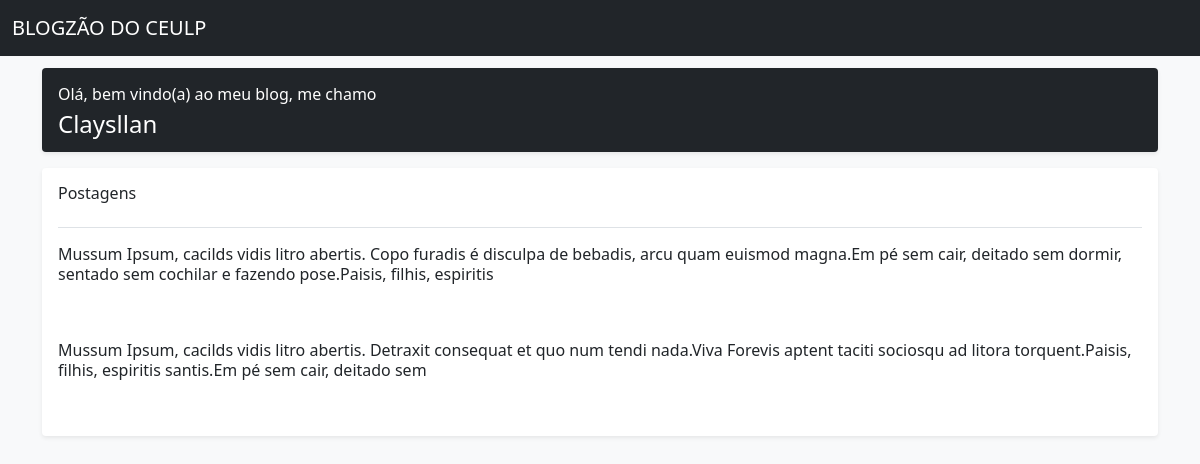
The page /perfil/claysllan/ on the database as committed earlier.
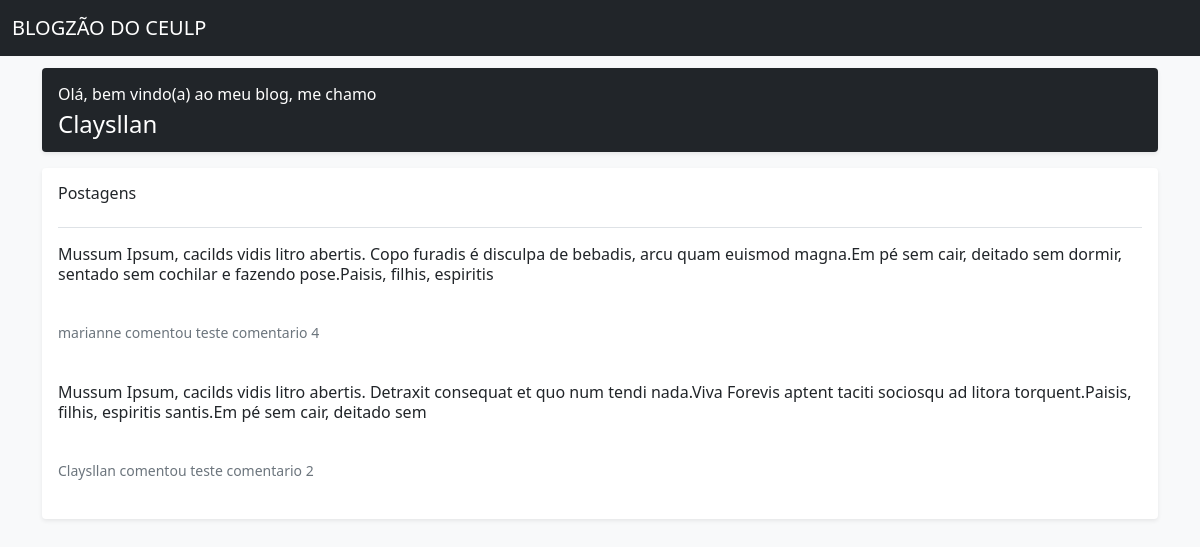
The same page on the database as committed later.
### rede_social/models.py (models this page shows, shortened)
class Pessoa(models.Model):
    nome = models.CharField('Nome', max_length=50)
    slug = models.SlugField('Slug', max_length=250)
    usuario = models.OneToOneField(
        User,
        on_delete=models.CASCADE,
        verbose_name='Usuário')
    amigos = models.ManyToManyField('Pessoa', blank=True)

class Postagem(models.Model):
  pessoa = models.ForeignKey(Pessoa, on_delete=models.CASCADE, verbose_name="Usuario" )
  conteudo = models.CharField('Conteudo', max_length=200)
  data = models.DateTimeField("Data de publicação", auto_now_add=True)

class Comentario(models.Model):
  pessoa = models.ForeignKey(Pessoa, on_delete=models.CASCADE, verbose_name="Usuario")
  postagem = models.ForeignKey(Postagem, on_delete=models.CASCADE, verbose_name="Postagens")
  conteudo = models.CharField('Comentario', max_length=200)
  data = models.DateTimeField("Data de publicação", auto_now_add=True)
  def __str__(self):
     return self.conteudo

### rede_social/views.py (the view)
# urls.py: path('perfil/<str:slug>/', perfil_template, name='perfil')
def perfil_template(request,slug):
  try:
    perfil = Pessoa.objects.prefetch_related(
      Prefetch('postagem_set', queryset=Postagem.objects.order_by('-data'))
    ).get(slug=slug)
  except Pessoa.DoesNotExist:
    raise Http404('Perfil não encontrado')
  return render(request, 'rede_social/perfil.html', {'perfil': perfil})

### rede_social/templates/rede_social/perfil.html (shortened to what this page needs)
<!DOCTYPE html>
<html lang="en">
  <head>
    <link
      href="https://cdn.jsdelivr.net/npm/bootstrap@5.1.3/dist/css/bootstrap.min.css"
      rel="stylesheet"
    />
    <link
      href="https://getbootstrap.com/docs/5.1/examples/offcanvas-navbar/offcanvas.css"
      rel="stylesheet"
    />
  </head>
  <body class="bg-light">
    <nav
      class="navbar navbar-expand-lg fixed-top navbar-dark bg-dark"
      aria-label="Main navigation"
    >
      <div class="container-fluid">
        <a class="navbar-brand" href="#">BLOGZÃO DO CEULP</a>
      </div>
    </nav>
    <div class="d-flex align-items-center p-2 my-2 shadow-sm">
       <p class="pb-2 mb-0 medium lh-sm">Atividade Final de Daoc</p>
    </div>
    <main class="container">
      <div
        class="d-flex align-items-center p-3 my-3 text-white bg-dark rounded shadow-sm"
      >
        <div class="lh-1">
          <p class="pb-2 mb-0 medium lh-sm">Olá, bem vindo(a) ao meu blog, me chamo </p>
          <h1 class="h4 mb-0 text-white lh-1">{{ perfil.nome }}</h1>
        </div>
      </div>
      <div class="my-3 p-3 bg-body rounded shadow-sm">
        <h6 class="border-bottom pb-4 mb-0">Postagens</h6>
        {% for postagem in perfil.postagem_set.all %}
        <div class="d-flex pt-3">
          <p class="pb-3 mb-0 big lh-sm">{{ postagem.conteudo }}</p>
        </div>
        <div class="d-flex pt-4">
          {% for comentario in postagem.comentario_set.all %}
          <p class="pb-4 mb-0 small text-muted lh-sm"> {{ comentario.pessoa.nome }} comentou {{ comentario }}</p>
          {% endfor %}
        </div>
        {% endfor %}
      </div>
    </main>
  </body>
</html>

Rows that differ between the two databases and show on the page:
added Comentario: pessoa.nome "marianne", conteudo "teste comentario 4", shown under Postagem (number 1 of 2 on the later page)
added Comentario: pessoa.nome "Claysllan", conteudo "teste comentario 2", shown under Postagem (number 2 of 2 on the later page)
